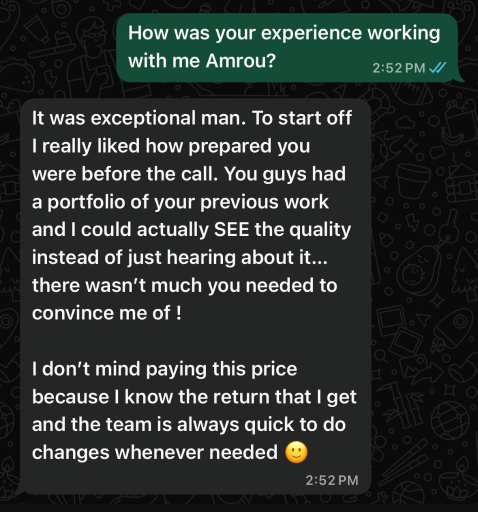
#> input picture client-code/websites-ARCHIVE/ascender-media/testi-amrou.png, 955 x 1024 px (shown at 1/2 size)
$ python contact_sheet.py ../../../client-code/websites-ARCHIVE/ascender-media out.png
#> lines starting #> are read from the running program, lines starting #| are printed output that depends on the picture
"""Contact sheet of every image in a folder, labelled with file name and pixel size, so tiers and uses can be marked.
python3 contact_sheet.py <folder> [out.jpg]
"""
import os
import sys
from PIL import Image, ImageDraw

folder = sys.argv[1]
out = sys.argv[2] if len(sys.argv) > 2 else os.path.join(folder, '_contact-sheet.jpg')
files = sorted(f for f in os.listdir(folder) if f.lower().endswith(('.png', '.jpg', '.jpeg', '.webp')) and not f.startswith('_contact'))
W, H, COLS = 360, 240, 4
rows = (len(files) + COLS - 1) // COLS
sheet = Image.new('RGB', (W * COLS, (H + 28) * max(rows, 1)), 'white')
#> sheet: PIL image 1440x268 RGB; every value is 255
d = ImageDraw.Draw(sheet)
for i, f in enumerate(files):
    try:
        im = Image.open(os.path.join(folder, f))
#> im is the input picture: PIL image 955x1024 RGBA; mean R, G, B, A 44.3, 50, 47.5, 255
        size = im.size
#> size = (955, 1024)
        im = im.convert('RGB')
#> im: PIL image 955x1024 RGB
        im.thumbnail((W - 10, H - 10))
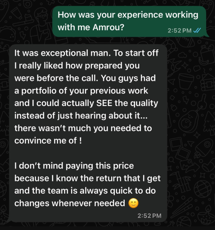
#> im: PIL image 215x230 RGB; mean R, G, B 44.4, 50.1, 47.6
    except Exception:
        continue
    x, y = (i % COLS) * W, (i // COLS) * (H + 28)
    sheet.paste(im, (x + 5, y + 5))
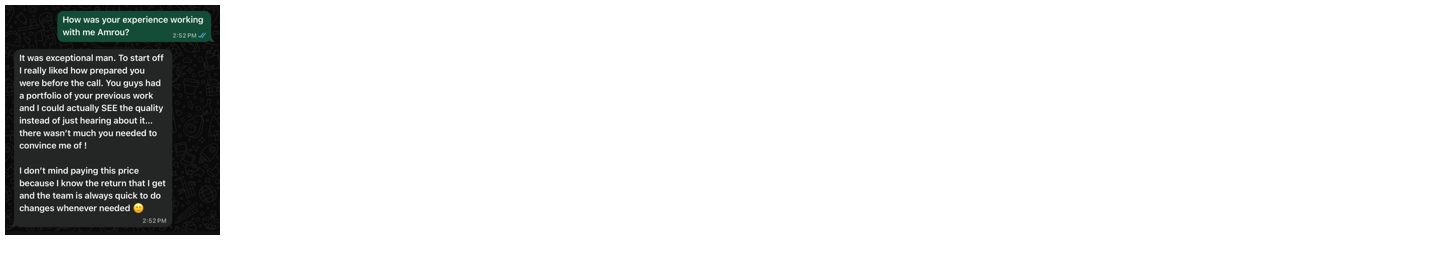
#> sheet: PIL image 1440x268 RGB; mean R, G, B 228, 228.7, 228.4
    d.text((x + 6, y + H + 4), f'{f[:34]}  {size[0]}x{size[1]}', fill=(30, 30, 30))
#> pass 2 of the loop `for i, f in enumerate(files):`:
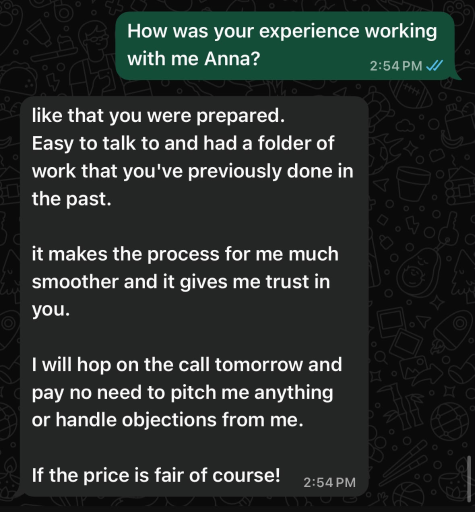
#> input picture client-code/websites-ARCHIVE/ascender-media/testi-anna.png, 949 x 1024 px (shown at 1/2 size)
#> im is the input picture: PIL image 949x1024 RGBA; mean R, G, B, A 41, 46.8, 44.5, 255
#> `im.thumbnail((W - 10, H - 10))`:
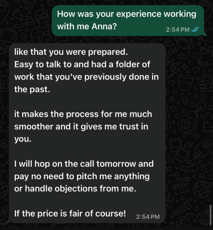
#> im: PIL image 213x230 RGB; mean R, G, B 41, 46.9, 44.6
#> `sheet.paste(im, (x + 5, y + 5))`:
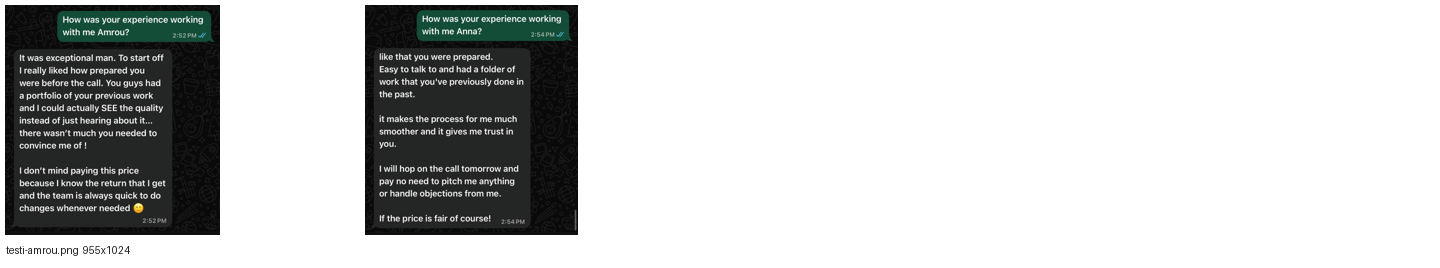
#> sheet: PIL image 1440x268 RGB; mean R, G, B 200.7, 202.2, 201.6
sheet.save(out, quality=85)
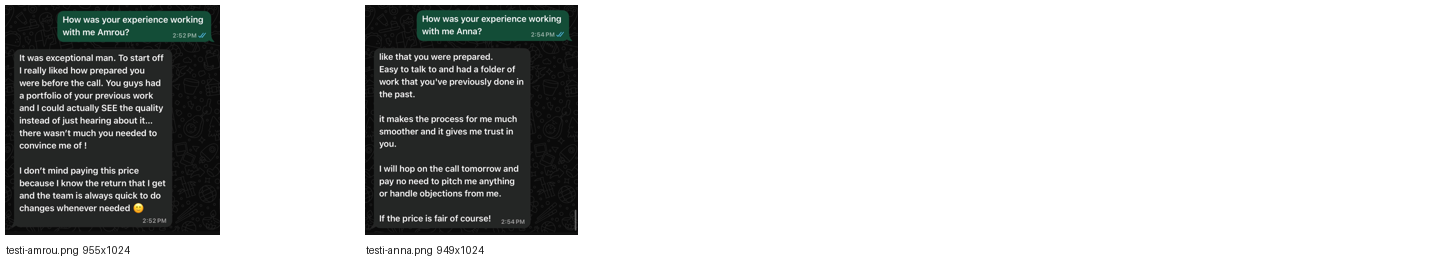
#> saved as out.png: PIL image 1440x268 RGB; mean R, G, B 200.5, 202, 201.4
print(out)
